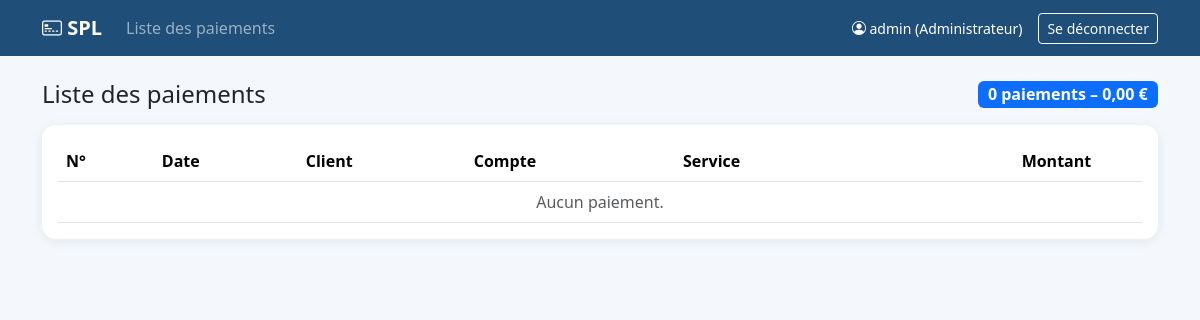
Before: /administration/paiements/ (signed in) with the older database file.
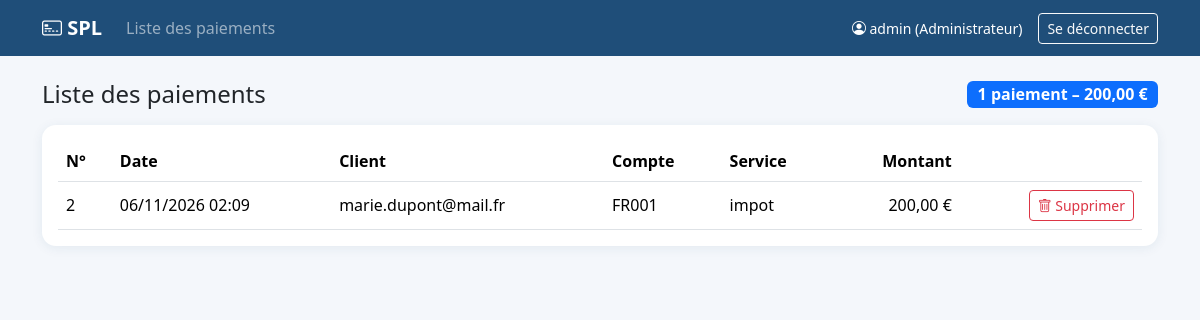
After: the same page with the newer database file.
### paiements/models.py (models this page shows, shortened)
class Utilisateur(AbstractUser):
    ROLES = [("client", "Client"), ("admin", "Administrateur")]
    role = models.CharField(max_length=10, choices=ROLES, default="client")
    def est_administrateur(self) -> bool:
        return self.role == "admin" or self.is_superuser

class Paiement(models.Model):
    compte = models.ForeignKey(Compte, on_delete=models.CASCADE, related_name="paiements")
    service = models.CharField(max_length=100)
    montant = models.DecimalField(max_digits=12, decimal_places=2)
    date = models.DateTimeField(auto_now_add=True)
    class Meta:
        ordering = ["-date"]
    @property
    def numero(self) -> int:
        return self.pk

class Compte(models.Model):
    numero = models.CharField(max_length=20, unique=True)
    solde = models.DecimalField(max_digits=12, decimal_places=2, default=Decimal("0.00"))
    proprietaire = models.ForeignKey(
        Utilisateur, on_delete=models.CASCADE, related_name="comptes",
        limit_choices_to={"role": "client"},
    )

### paiements/views.py (the view)
# urls.py: path("administration/paiements/", views.liste_paiements, name="liste_paiements"),
@login_required
def liste_paiements(request):
    if not request.user.est_administrateur():
        return HttpResponseForbidden("Réservé à l'administrateur.")
    paiements = _admin(request).consulter_paiements()
    total = sum(p.montant for p in paiements)
    return render(request, "paiements/liste_paiements.html", {"paiements": paiements, "total": total})

### paiements/models.py (called while the page is built)
    def get_queryset(self):
        return super().get_queryset().filter(models.Q(role="admin") | models.Q(is_superuser=True))

    def consulter_paiements(self):
        return Paiement.objects.select_related("compte", "compte__proprietaire")

### paiements/views.py (called while the page is built)
def _admin(request):
    return Administrateur.objects.get(pk=request.user.pk)

### paiements/templates/paiements/liste_paiements.html (shortened to what this page needs)
{% extends "paiements/base.html" %}
{% block contenu %}
<div class="d-flex flex-wrap justify-content-between align-items-center gap-2 mb-3">
  <h1 class="h4 mb-0">Liste des paiements</h1>
  <span class="badge text-bg-primary fs-6">{{ paiements|length }} paiement{{ paiements|length|pluralize }} – {{ total|floatformat:2 }} €</span>
</div>
<div class="card carte p-3">
  <div class="table-responsive">
    <table class="table align-middle mb-0">
      <thead><tr><th>N°</th><th>Date</th><th>Client</th><th>Compte</th><th>Service</th><th class="text-end">Montant</th><th></th></tr></thead>
      <tbody>
      {% for p in paiements %}
        <tr>
          <td>{{ p.numero }}</td>
          <td class="text-nowrap">{{ p.date|date:"d/m/Y H:i" }}</td>
          <td>{{ p.compte.proprietaire.email|default:p.compte.proprietaire.username }}</td>
          <td>{{ p.compte.numero }}</td>
          <td>{{ p.service }}</td>
          <td class="text-end text-nowrap">{{ p.montant|floatformat:2 }} €</td>
          <td class="text-end">
            <form method="post" action="{% url 'supprimer_paiement' p.pk %}"
                  onsubmit="return confirm('Supprimer le paiement n°{{ p.numero }} et rembourser le compte ?');">
              <button class="btn btn-sm btn-outline-danger text-nowrap"><i class="bi bi-trash"></i> Supprimer</button>
            </form>
          </td>
        </tr>
      {% empty %}
        <tr><td colspan="7" class="text-muted text-center">Aucun paiement.</td></tr>
      {% endfor %}
      </tbody>
    </table>
  </div>
</div>
{% endblock %}

### paiements/templates/paiements/base.html (shortened to what this page needs)
<!doctype html>
<html lang="fr">
<head>
  <link href="https://cdn.jsdelivr.net/npm/bootstrap@5.3.3/dist/css/bootstrap.min.css" rel="stylesheet">
  <link href="https://cdn.jsdelivr.net/npm/bootstrap-icons@1.11.3/font/bootstrap-icons.min.css" rel="stylesheet">
</head>
<body>
<nav class="navbar navbar-expand-md navbar-dark mb-4">
  <div class="container">
    <a class="navbar-brand fw-bold" href="{% url 'accueil' %}"><i class="bi bi-credit-card-2-front"></i> SPL</a>
    {% if user.is_authenticated %}
    <div class="collapse navbar-collapse" id="menu">
      <ul class="navbar-nav me-auto">
        {% if user.est_administrateur %}
          <li class="nav-item"><a class="nav-link" href="{% url 'liste_paiements' %}">Liste des paiements</a></li>
        {% else %}
          <li class="nav-item"><a class="nav-link" href="{% url 'espace_client' %}">Mon espace</a></li>
        {% endif %}
      </ul>
      <span class="navbar-text text-white me-3 small">
        <i class="bi bi-person-circle"></i> {{ user.username }} ({{ user.get_role_display }})
      </span>
      <form method="post" action="{% url 'deconnexion' %}">
        <button class="btn btn-outline-light btn-sm">Se déconnecter</button>
      </form>
    </div>
    {% endif %}
  </div>
</nav>
<main class="container pb-5">
  {% block contenu %}{% endblock %}
</main>
</body>
</html>

### paiements/templates/paiements/base.html (style rules this page uses)
body { background: #f4f7fb; }
.navbar { background: #1F4E79; }
.carte { border: 0; border-radius: 14px; box-shadow: 0 2px 12px rgba(31,78,121,.08); }

Changed rows visible on the page:
added Paiement: numero "2", date "06/11/2026 02:09", compte.proprietaire.email "marie.dupont@mail.fr", compte.numero "FR001", service "impot", montant "200,00"
Other visible differences:
{{ paiements|length }}: "0" → "1"
{{ total|floatformat:2 }}: "0,00" → "200,00"
text no longer shown: "Aucun paiement."
